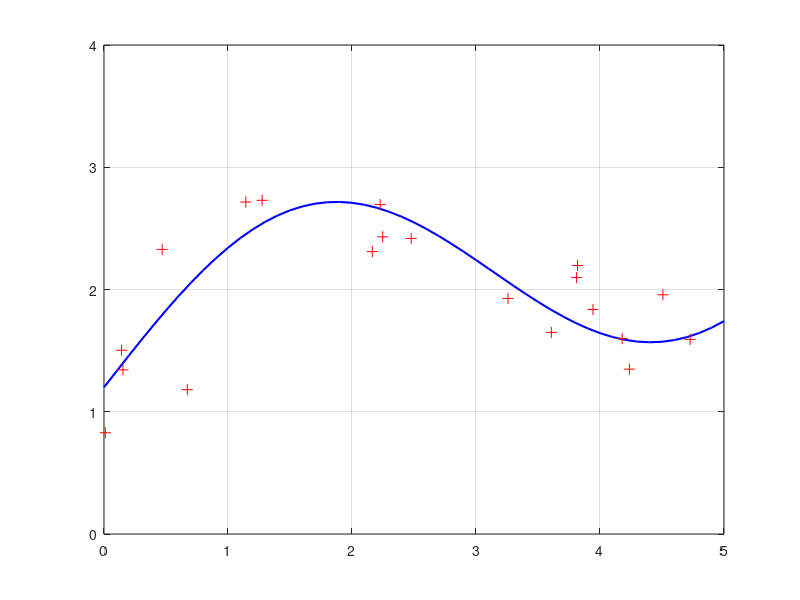

Write MATLAB code to recreate this figure. (Note: this script raises an error after producing the figure.)
% one-dimentional gp examples
clear all
clear 
clc 

rng(1,'twister');

%% Ground truth function
a = 0.3; 
b = 1.2;
f = @(x) a*x + b + sin(x);
x_g = 0 : 0.1 : 5;
y_g = f(x_g);
figure;
hold on; box on; grid on;
axis([0 5 0 4]);
plot(x_g, y_g, '-b', 'LineWidth', 1.5);
% title('Ground truth fuction');


%% Measurements
n_t = 20;               % number of training points
s2_t = 0.1;              % observation noise
x_t = 5*rand(n_t, 1);   % training points inputs, x
y_t = f(x_t) + sqrt(s2_t)*randn(n_t, 1);    % noisy training points targets, y
% plot training samples
scatter(x_t, y_t, 64, 'r', '+');


%% Training a GP
% specify the mean, covariance and likelihood functions
mean_func = [];
cov_func = @covSEiso;
lik_func = @likGauss;
inf_func = @infGaussLik;
% initialize the hyperparameter struct
hyp.mean = [];
hyp.cov  = [0 0];
hyp.lik  = 0;
% optimizing hyperparameter
N = 100;                % maximal number of function evaluations
hyp_opt = minimize(hyp, @gp, -N, inf_func, mean_func, cov_func, lik_func, x_t, y_t);
% hyp_opt = hyp;


%% GP inference
x_s = x_g';
[ymu, ys2] = gp(hyp_opt, inf_func, mean_func, cov_func, lik_func, x_t, y_t, x_s);
plot(x_s, ymu, '-r', 'LineWidth', 1.5, 'LineStyle', '--');
yf = [ymu + 2*sqrt(ys2); flip(ymu - 2*sqrt(ys2),1)];
fill([x_s; flip(x_s,1)], yf, [7 7 7]/8, 'FaceAlpha', 0.5, 'EdgeAlpha', 0.8);
legend('Ground truth', 'Training samples', 'Prediction', 'Std')

